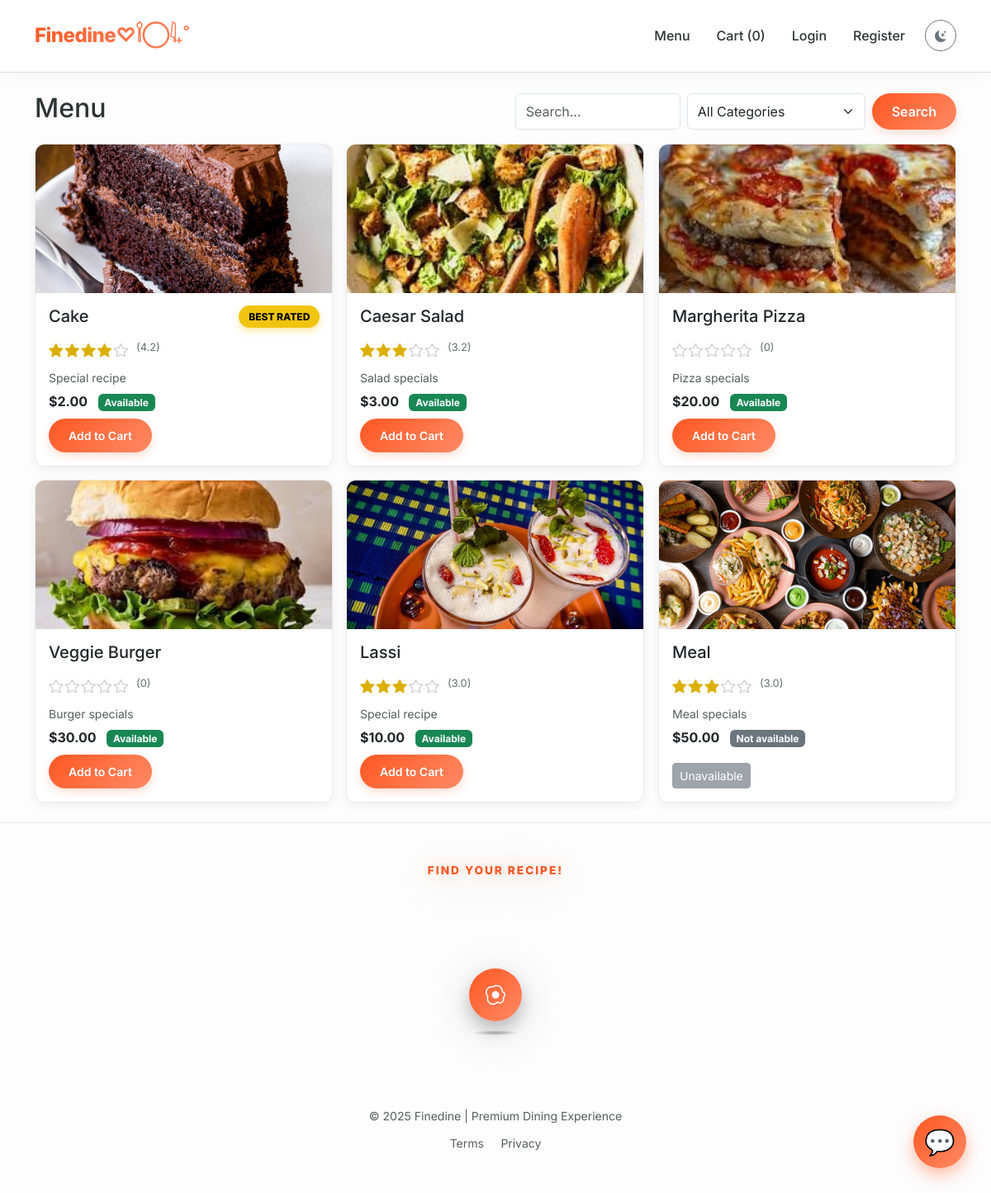
The page /menu on the database its author committed.
### app.py (models this page shows, shortened)
class MenuItem(db.Model):
    id = db.Column(db.Integer, primary_key=True)
    name = db.Column(db.String(150), nullable=False)
    price = db.Column(db.Float, nullable=False, default=0.0)
    category = db.Column(db.String(100), nullable=True)
    ingredients = db.Column(db.String(400), nullable=True)
    availability = db.Column(db.Boolean, default=True)  # NOTE: matches templates
    image = db.Column(db.String(300), nullable=True)
    ratings = db.relationship('Rating', backref='menu_item', lazy=True, cascade="all, delete-orphan")
    def get_average_rating(self):
        if not self.ratings:
            return 0
        return round(sum(r.score for r in self.ratings) / len(self.ratings), 1)

### app.py (the view)
@app.route('/menu')
def menu():
    q = request.args.get('q', '').strip()
    cat = request.args.get('category', '').strip()
    query = MenuItem.query
    if q:
        query = query.filter(MenuItem.name.ilike(f'%{q}%'))
    if cat:
        query = query.filter_by(category=cat)
    items = query.all()
    categories = sorted(list({(it.category or 'Uncategorized') for it in MenuItem.query.all()}))
    return render_template('menu.html', items=items, categories=categories, q=q, cat=cat)

### app.py (called while the page is built)
@app.context_processor
def inject_global_data():
    cart = session.get('cart', {})
    count = sum(cart.values()) if isinstance(cart, dict) else 0
    all_items = MenuItem.query.all()
    best_item = None
    max_avg = 0
    for it in all_items:
        avg = it.get_average_rating()
        if avg > max_avg:
            max_avg = avg
            best_item = it
    return dict(cart_count=count, best_rated_item=best_item)

### templates/menu.html (shortened to what this page needs)
{% extends 'base.html' %}
{% block content %}
<div class="d-flex align-items-center justify-content-between mb-3">
  <h2>Menu</h2>
  <form class="d-flex" method="get" action="{{ url_for('menu') }}">
    <input name="q" class="form-control me-2" placeholder="Search..." value="{{ q }}">
    <select class="form-select me-2" name="category">
      <option value="">All Categories</option>
    </select>
    <button class="btn btn-primary">Search</button>
  </form>
</div>
<div class="row g-3">
  {% for it in items %}
  <div class="col-md-4 animate-on-scroll" style="transition-delay: {{ loop.index0 * 50 }}ms">
    <div class="card card-shadow h-100">
      <div class="parallax-wrapper" style="height:180px;">
        <img
          src="{{ it.image and url_for('static', filename='uploads/' ~ it.image) or url_for('static', filename='img/placeholder.jpg') }}"
          class="card-img-top parallax-img" style="height:100%; object-fit:cover;" alt="{{ it.name }}">
      </div>
      <div class="card-body d-flex flex-column">
        <h5 class="card-title">{{ it.name }}</h5>
        <div class="star-rating" data-item-id="{{ it.id }}">
          {% set avg = it.get_average_rating() %}
          {% for i in range(1, 6) %}
          <i class="bi bi-star{{ '-fill' if i <= avg else '' }} {{ 'active' if i <= avg else '' }}"
            onclick="rateItem({{ it.id }}, {{ i }})"></i>
          {% endfor %}
          <span class="rating-text">({{ avg }})</span>
        </div>
        <p class="card-text small text-muted mb-1">{{ it.ingredients or '' }}</p>
        <p class="mb-2"><strong>${{ '%.2f'|format(it.price) }}</strong>
          {% if best_rated_item and best_rated_item.id == it.id %}
          <span class="best-rated-badge">Best Rated</span>
          {% endif %}
          <span class="badge bg-{{ 'success' if it.availability else 'secondary' }} ms-2">{{ 'Available' if
            it.availability
            else 'Not available' }}</span>
        </p>
        <div class="mt-auto">
          {% if it.availability %}
          <a href="javascript:void(0);" onclick="addToCart({{ it.id }}, this)" class="btn btn-sm btn-primary">Add to
            Cart</a>
          {% else %}
          <button class="btn btn-sm btn-secondary" disabled>Unavailable</button>
          {% endif %}
        </div>
      </div>
    </div>
  </div>
  {% else %}
  <div class="col-12">
    <p class="text-muted">No items found.</p>
  </div>
  {% endfor %}
</div>
{% endblock %}

### static/css/main.css (style rules this page uses)
:root { --primary-color: #ff5722; --primary-hover: #e64a19; --secondary-color: #2d3436; --accent-color: #ff9f43; --background-bg: #fdfdfd; --card-bg: #ffffff; --text-main: #2d3436; --text-muted: #636e72; --primary-gradient: linear-gradient(135deg, #ff5722 0%, #ff8a65 100%); --hero-gradient: linear-gradient(120deg, rgba(255, 87, 34, 0.9), rgba(255, 159, 67, 0.9)); --shadow-sm: 0 4px 12px rgba(0, 0, 0, 0.06); --shadow-md: 0 10px 25px rgba(0, 0, 0, 0.1); --shadow-lg: 0 20px 50px rgba(0, 0, 0, 0.15); --radius-md: 12px; --radius-lg: 20px; --radius-pill: 50px; --transition-fast: 0.2s cubic-bezier(0.25, 0.46, 0.45, 0.94); --transition-smooth: 0.4s cubic-bezier(0.165, 0.84, 0.44, 1); --transition-premium: 0.6s cubic-bezier(0.22, 1, 0.36, 1); }
body { font-family: 'Inter', system-ui, -apple-system, sans-serif; background-color: var(--background-bg); color: var(--text-main); line-height: 1.6; -webkit-font-smoothing: antialiased; transition: background-color 0.3s ease, color 0.3s ease; }
.animate-on-scroll { opacity: 0; transform: translateY(20px); transition: opacity 0.6s ease-out, transform 0.6s ease-out; }
.animate-on-scroll.is-visible { opacity: 1; transform: translateY(0); }
.parallax-wrapper { position: relative; overflow: hidden; width: 100%; }
.btn-primary { background: var(--primary-gradient); border: none; border-radius: var(--radius-pill); padding: 10px 24px; font-weight: 600; box-shadow: 0 4px 12px rgba(255, 87, 34, 0.2); transition: transform var(--transition-fast), box-shadow var(--transition-fast); }
.card-shadow { position: relative; z-index: 5; border: 1px solid rgba(0, 0, 0, 0.08); border-radius: var(--radius-md); background: var(--card-bg); box-shadow: var(--shadow-sm); transition: transform 0.1s ease-out, box-shadow 0.2s ease; overflow: hidden; transform: translateZ(0); will-change: transform; }
.card-body { position: relative; z-index: 5; background: var(--card-bg); }
.parallax-img { transition: transform 0.1s ease-out; }
.star-rating { display: flex; gap: 2px; margin: 8px 0; }
.star-rating i { cursor: pointer; font-size: 1.1rem; color: #cccccc; transition: color 0.2s ease, transform 0.2s ease; }
.star-rating i.active { color: #dbaf00; }
.rating-text { font-size: 0.8rem; color: var(--text-muted); margin-left: 8px; }
.best-rated-badge { position: absolute; top: 15px; right: 15px; background: #f1c40f; color: #000; padding: 4px 12px; border-radius: var(--radius-pill); font-size: 0.75rem; font-weight: 800; text-transform: uppercase; z-index: 10; box-shadow: 0 4px 10px rgba(241, 196, 15, 0.4); animation: pulseBest 2s infinite; }

### rows shown on the page
MenuItem: image (picture), name "Cake", avg "4.2", ingredients "Special recipe", price "2.00", shows "BEST RATED", availability "Available"
MenuItem: image (picture), name "Caesar Salad", avg "3.2", ingredients "Salad specials", price "3.00", availability "Available"
MenuItem: image (picture), name "Margherita Pizza", avg "0", ingredients "Pizza specials", price "20.00", availability "Available"
MenuItem: image (picture), name "Veggie Burger", avg "0", ingredients "Burger specials", price "30.00", availability "Available"
MenuItem: image (picture), name "Lassi", avg "3.0", ingredients "Special recipe", price "10.00", availability "Available"
MenuItem: image (picture), name "Meal", avg "3.0", ingredients "Meal specials", price "50.00", availability "Not available", shows "Unavailable"

### other values the page prints
{{ cart_count }} "0"
